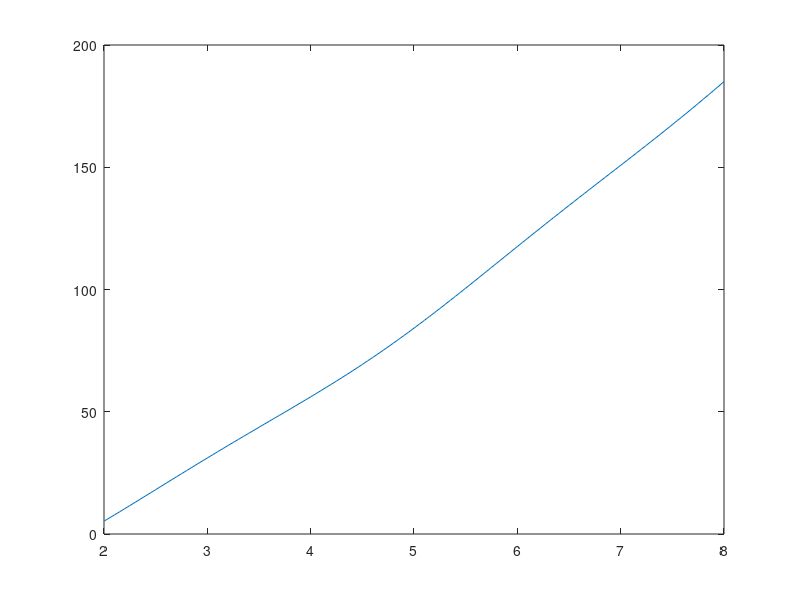

Write the MATLAB code that produced this figure.
%% =========== BLIJF VAN HET ONDERSTAANDE CODE COMMENTAAR AF! =============
%                    |5b816f5be9ed184b7b168337e5c5856d|
%                            1811231301
%
% LEES DE VOLGENDE REGELS:
%
% 1 -   De volgende AANGEMAAKTE onderdelen mag je NIET aanpassen:
%                           A: Bestandsnamen
%                           B: Commentaar bij de code
%                           C: Folders en folderstructuur
%       Doe je dat toch dan krijg je GEEN punten voor deze opdracht.
% 2 -   Als dit bestand niet uit te voeren valt, bijvoorbeeld doordat je
%       tijdens het uitvoeren een foutmelding krijgt, krijg je GEEN punten!
% 3 -   Elke variabele waar 'NaN' aan is toegekend moet JIJ bewerken.
% 4 -   Je maakt de opdracht in dit bestand. Vul het bestand alleen aan met
%       voor de opdracht nuttige code. Doe je dit niet, dan kan dat een
%       vermindering van het te verdienen aantal punten tot gevolg hebben.
% 5 -   Door JOU geschreven commentaarregels (met %% of %) worden niet
%       door ons gelezen of gebruikt. 
% 6 -   Matlab is case-sensitive (hoofdlettergevoelig). De 
%       variabelen: 'aa', 'aA', 'Aa' en 'AA' zijn allemaal verschillend. 
%       Let dus goed op!
% 7 -   Als je programma een eeuwige-lus bevat (lees: nooit stopt met
%       uitvoeren) krijg je GEEN punten.
% 
% Opdrachtbeschrijving:
% Deze opdracht bestaat uit het schrijven/aanvullen van een SCRIPT. De
% specifieke opdracht staat hieronder.
%
% LET OP!
% Exacte naamgeving is heel belangrijk! Merk bv. het verschil op tussen
% de twee variabelen: 'mekker' en de variabele 'Mekker'. Matlab maakt dus 
% onderscheid tussen kleine letters en hoofdletters.
%
%% =========== BLIJF VAN HET BOVENSTAANDE CODE COMMENTAAR AF! =============
 
%% Opdracht 6
% Gebruik een for-lus om de onderstaande vectoren element-voor-element bij
% elkaar op te tellen plus de index van de vectoren.
% 
% Bijvoorbeeld
% element 1 van: vector 1 + vector 2 + vector 3 + 1
% element 1 van: vector 1 + vector 2 + vector 3 + 8
% etc.
%
% Stop de opgetelde elementen in een vector genaamd 'resultaat'. 
% Plot als laatste de vector resultaat (op de x-as komt de variabele 't').

t = 2:0.05:8;
vector1 = sin(t);
vector2 = cos(t*2);
vector3 = t.^2;

for n = 1:length(t)
    resultaat(n) = vector1(n)+vector2(n)+vector3(n)+n;
end
plot(t,resultaat)
